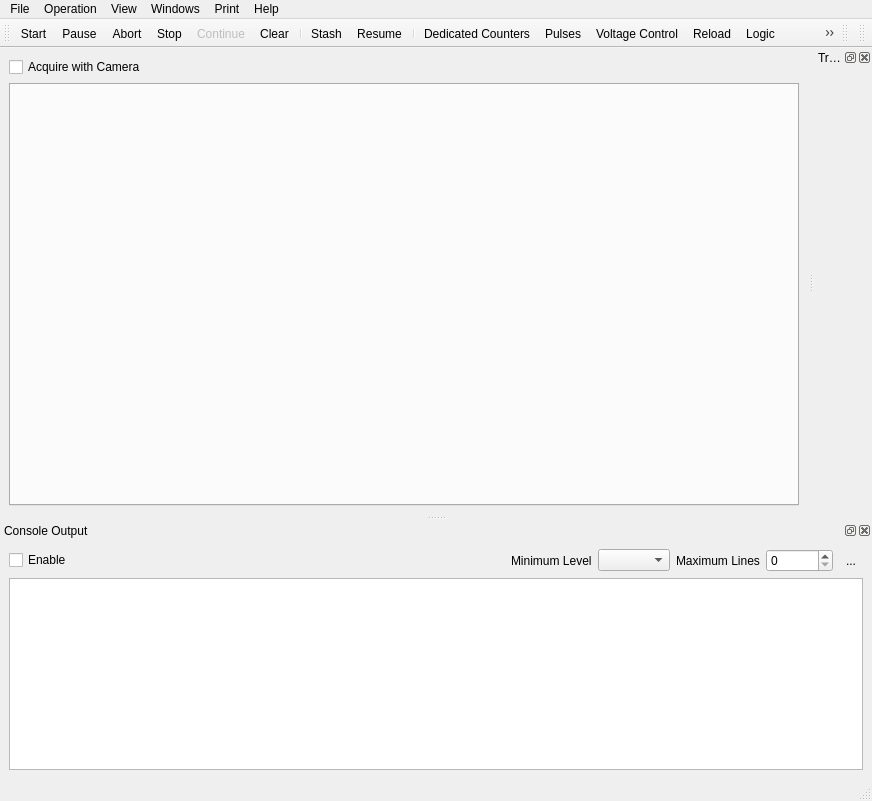
<?xml version="1.0" encoding="UTF-8"?>
<ui version="4.0">
 <class>MainWindow</class>
 <widget class="QMainWindow" name="MainWindow">
  <property name="geometry">
   <rect>
    <x>0</x>
    <y>0</y>
    <width>872</width>
    <height>801</height>
   </rect>
  </property>
  <property name="windowTitle">
   <string>Experimental Control</string>
  </property>
  <property name="windowIcon">
   <iconset resource="Experiment.qrc">
    <normaloff>:/other/icons/ions.jpg</normaloff>:/other/icons/ions.jpg</iconset>
  </property>
  <property name="tabShape">
   <enum>QTabWidget::Rounded</enum>
  </property>
  <property name="dockNestingEnabled">
   <bool>true</bool>
  </property>
  <widget class="QWidget" name="centralwidget">
   <layout class="QGridLayout" name="gridLayout">
    <item row="1" column="0">
     <widget class="QTabWidget" name="tabWidget">
      <property name="currentIndex">
       <number>-1</number>
      </property>
     </widget>
    </item>
    <item row="0" column="0">
     <widget class="QCheckBox" name="checkBoxUseCamera">
      <property name="text">
       <string>Acquire with Camera</string>
      </property>
     </widget>
    </item>
   </layout>
  </widget>
  <widget class="QStatusBar" name="statusbar"/>
  <widget class="QToolBar" name="toolBar">
   <property name="windowTitle">
    <string>toolBar</string>
   </property>
   <property name="floatable">
    <bool>true</bool>
   </property>
   <attribute name="toolBarArea">
    <enum>TopToolBarArea</enum>
   </attribute>
   <attribute name="toolBarBreak">
    <bool>false</bool>
   </attribute>
   <addaction name="actionStart"/>
   <addaction name="actionPause"/>
   <addaction name="actionAbort"/>
   <addaction name="actionStop"/>
   <addaction name="actionContinue"/>
   <addaction name="actionClear"/>
   <addaction name="separator"/>
   <addaction name="actionStash"/>
   <addaction name="actionResume"/>
   <addaction name="separator"/>
   <addaction name="actionDedicatedCounters"/>
   <addaction name="actionPulses"/>
   <addaction name="actionVoltageControl"/>
   <addaction name="actionReload"/>
   <addaction name="actionLogic"/>
   <addaction name="actionMeasurementLog"/>
   <addaction name="actionScripting"/>
   <addaction name="actionUserFunctions"/>
   <addaction name="actionCamera"/>
  </widget>
  <widget class="QMenuBar" name="menuBar">
   <property name="geometry">
    <rect>
     <x>0</x>
     <y>0</y>
     <width>872</width>
     <height>21</height>
    </rect>
   </property>
   <widget class="QMenu" name="menuFile">
    <property name="title">
     <string>File</string>
    </property>
    <addaction name="actionClear"/>
    <addaction name="actionProject"/>
    <addaction name="actionSave_GUI"/>
    <addaction name="actionSave_GUI_Yaml"/>
    <addaction name="separator"/>
    <addaction name="actionExit"/>
    <addaction name="actionForceDock"/>
   </widget>
   <widget class="QMenu" name="menuOperation">
    <property name="title">
     <string>Operation</string>
    </property>
    <addaction name="actionStart"/>
    <addaction name="actionStop"/>
    <addaction name="actionPause"/>
    <addaction name="separator"/>
    <addaction name="actionStash"/>
    <addaction name="actionResume"/>
    <addaction name="separator"/>
    <addaction name="actionProfiling"/>
   </widget>
   <widget class="QMenu" name="menuView">
    <property name="title">
     <string>View</string>
    </property>
   </widget>
   <widget class="QMenu" name="menuPrint">
    <property name="title">
     <string>Print</string>
    </property>
   </widget>
   <widget class="QMenu" name="menuWindows">
    <property name="title">
     <string>Windows</string>
    </property>
    <addaction name="actionLogic"/>
    <addaction name="actionVoltageControl"/>
    <addaction name="actionDedicatedCounters"/>
    <addaction name="actionPulses"/>
    <addaction name="actionMeasurementLog"/>
    <addaction name="actionScripting"/>
   </widget>
   <widget class="QMenu" name="menuHelp">
    <property name="title">
     <string>Help</string>
    </property>
    <addaction name="actionDocumentation"/>
   </widget>
   <addaction name="menuFile"/>
   <addaction name="menuOperation"/>
   <addaction name="menuView"/>
   <addaction name="menuWindows"/>
   <addaction name="menuPrint"/>
   <addaction name="menuHelp"/>
  </widget>
  <widget class="QDockWidget" name="dockWidgetConsole">
   <property name="windowTitle">
    <string>Console Output</string>
   </property>
   <attribute name="dockWidgetArea">
    <number>8</number>
   </attribute>
   <widget class="QWidget" name="dockWidgetContents">
    <layout class="QVBoxLayout" name="verticalLayout">
     <item>
      <layout class="QHBoxLayout" name="horizontalLayout">
       <item>
        <widget class="QCheckBox" name="checkBoxEnableConsole">
         <property name="text">
          <string>Enable</string>
         </property>
        </widget>
       </item>
       <item>
        <spacer name="horizontalSpacer">
         <property name="orientation">
          <enum>Qt::Horizontal</enum>
         </property>
         <property name="sizeHint" stdset="0">
          <size>
           <width>40</width>
           <height>20</height>
          </size>
         </property>
        </spacer>
       </item>
       <item>
        <widget class="QLabel" name="label">
         <property name="text">
          <string>Minimum Level</string>
         </property>
        </widget>
       </item>
       <item>
        <widget class="QComboBox" name="levelComboBox"/>
       </item>
       <item>
        <widget class="QLabel" name="label_2">
         <property name="text">
          <string>Maximum Lines</string>
         </property>
        </widget>
       </item>
       <item>
        <widget class="QSpinBox" name="linesSpinBox">
         <property name="maximum">
          <number>1000000</number>
         </property>
        </widget>
       </item>
       <item>
        <widget class="QToolButton" name="consoleClearButton">
         <property name="text">
          <string>...</string>
         </property>
         <property name="icon">
          <iconset resource="Experiment.qrc">
           <normaloff>:/kde/icons/edit-clear.png</normaloff>:/kde/icons/edit-clear.png</iconset>
         </property>
         <property name="autoRaise">
          <bool>true</bool>
         </property>
        </widget>
       </item>
      </layout>
     </item>
     <item>
      <widget class="QTextEdit" name="textEditConsole">
       <property name="readOnly">
        <bool>true</bool>
       </property>
      </widget>
     </item>
    </layout>
   </widget>
  </widget>
  <widget class="QDockWidget" name="triggerDockWidget">
   <property name="windowTitle">
    <string>Triggers</string>
   </property>
   <attribute name="dockWidgetArea">
    <number>2</number>
   </attribute>
   <widget class="QWidget" name="dockWidgetContents_3"/>
  </widget>
  <widget class="QToolBar" name="experimentToolBar">
   <property name="windowTitle">
    <string>Experiment Tool Bar</string>
   </property>
   <attribute name="toolBarArea">
    <enum>TopToolBarArea</enum>
   </attribute>
   <attribute name="toolBarBreak">
    <bool>false</bool>
   </attribute>
  </widget>
  <widget class="QToolBar" name="exceptionToolBar">
   <property name="windowTitle">
    <string>Exception ToolBar</string>
   </property>
   <attribute name="toolBarArea">
    <enum>TopToolBarArea</enum>
   </attribute>
   <attribute name="toolBarBreak">
    <bool>false</bool>
   </attribute>
  </widget>
  <action name="actionClear">
   <property name="icon">
    <iconset resource="Experiment.qrc">
     <normaloff>:/kde/icons/edit-clear.png</normaloff>:/kde/icons/edit-clear.png</iconset>
   </property>
   <property name="text">
    <string>Clear</string>
   </property>
   <property name="visible">
    <bool>false</bool>
   </property>
  </action>
  <action name="actionExit">
   <property name="icon">
    <iconset resource="Experiment.qrc">
     <normaloff>:/kde/icons/exit.png</normaloff>:/kde/icons/exit.png</iconset>
   </property>
   <property name="text">
    <string>Exit</string>
   </property>
   <property name="toolTip">
    <string> Exit Program</string>
   </property>
   <property name="shortcut">
    <string>Ctrl+Q</string>
   </property>
  </action>
  <action name="actionForceDock">
   <property name="text">
    <string>DockWindow</string>
   </property>
   <property name="shortcut">
    <string>Ctrl+D</string>
   </property>
  </action>
  <action name="actionSaveGUI">
   <property name="icon">
    <iconset resource="Experiment.qrc">
     <normaloff>:/kde/icons/filesave.png</normaloff>:/kde/icons/filesave.png</iconset>
   </property>
   <property name="text">
    <string>Save</string>
   </property>
   <property name="toolTip">
    <string>Save Configuration</string>
   </property>
   <property name="shortcut">
    <string>Ctrl+S</string>
   </property>
  </action>
  <action name="actionStart">
   <property name="icon">
    <iconset resource="Experiment.qrc">
     <normaloff>:/openicon/icons/media-playback-start-7.png</normaloff>:/openicon/icons/media-playback-start-7.png</iconset>
   </property>
   <property name="text">
    <string>Start</string>
   </property>
   <property name="toolTip">
    <string> Start Experiment</string>
   </property>
  </action>
  <action name="actionPause">
   <property name="checkable">
    <bool>false</bool>
   </property>
   <property name="icon">
    <iconset resource="Experiment.qrc">
     <normaloff>:/openicon/icons/media-playback-pause-7.png</normaloff>
     <normalon>:/kde/icons/edit-clear.png</normalon>:/openicon/icons/media-playback-pause-7.png</iconset>
   </property>
   <property name="text">
    <string>Pause</string>
   </property>
   <property name="toolTip">
    <string>Pause Experiment</string>
   </property>
  </action>
  <action name="actionStop">
   <property name="icon">
    <iconset resource="Experiment.qrc">
     <normaloff>:/openicon/icons/media-playback-stop-7.png</normaloff>:/openicon/icons/media-playback-stop-7.png</iconset>
   </property>
   <property name="text">
    <string>Stop</string>
   </property>
   <property name="toolTip">
    <string>Stop Experiment</string>
   </property>
  </action>
  <action name="actionContinue">
   <property name="enabled">
    <bool>false</bool>
   </property>
   <property name="icon">
    <iconset resource="Experiment.qrc">
     <normaloff>:/kde/icons/continue.png</normaloff>:/kde/icons/continue.png</iconset>
   </property>
   <property name="text">
    <string>Continue</string>
   </property>
   <property name="toolTip">
    <string>Continue</string>
   </property>
   <property name="visible">
    <bool>false</bool>
   </property>
  </action>
  <action name="actionPulses">
   <property name="icon">
    <iconset resource="Experiment.qrc">
     <normaloff>:/petersIcons/icons/pulser1.png</normaloff>:/petersIcons/icons/pulser1.png</iconset>
   </property>
   <property name="text">
    <string>Pulses</string>
   </property>
   <property name="toolTip">
    <string>Pulse Program Configuration</string>
   </property>
  </action>
  <action name="actionReload">
   <property name="icon">
    <iconset resource="Experiment.qrc">
     <normaloff>:/kde/icons/reload.png</normaloff>:/kde/icons/reload.png</iconset>
   </property>
   <property name="text">
    <string>Reload</string>
   </property>
   <property name="toolTip">
    <string>Reload Pulse Definition</string>
   </property>
   <property name="visible">
    <bool>false</bool>
   </property>
  </action>
  <action name="actionDedicatedCounters">
   <property name="icon">
    <iconset resource="Experiment.qrc">
     <normaloff>:/openicon/icons/gnome-power-statistics.png</normaloff>:/openicon/icons/gnome-power-statistics.png</iconset>
   </property>
   <property name="text">
    <string>Dedicated Counters</string>
   </property>
   <property name="toolTip">
    <string>Dedicated Counters</string>
   </property>
  </action>
  <action name="actionVoltageControl">
   <property name="icon">
    <iconset resource="Experiment.qrc">
     <normaloff>:/openicon/icons/pictogram-din-w008-electricisty.png</normaloff>:/openicon/icons/pictogram-din-w008-electricisty.png</iconset>
   </property>
   <property name="text">
    <string>Voltage Control</string>
   </property>
   <property name="toolTip">
    <string>Voltage Control</string>
   </property>
  </action>
  <action name="actionProject">
   <property name="text">
    <string>Project Information</string>
   </property>
   <property name="toolTip">
    <string>Select Project for next program start</string>
   </property>
  </action>
  <action name="actionLogic">
   <property name="icon">
    <iconset resource="Experiment.qrc">
     <normaloff>:/petersIcons/icons/ChipScope.png</normaloff>:/petersIcons/icons/ChipScope.png</iconset>
   </property>
   <property name="text">
    <string>Logic</string>
   </property>
  </action>
  <action name="actionAbort">
   <property name="icon">
    <iconset resource="Experiment.qrc">
     <normaloff>:/openicon/icons/edit-delete-6.png</normaloff>:/openicon/icons/edit-delete-6.png</iconset>
   </property>
   <property name="text">
    <string>Abort</string>
   </property>
   <property name="toolTip">
    <string>Abort scan, do NOT save data</string>
   </property>
  </action>
  <action name="actionMeasurementLog">
   <property name="icon">
    <iconset resource="Experiment.qrc">
     <normaloff>:/petersIcons/icons/Owwnotebook_icon.png</normaloff>:/petersIcons/icons/Owwnotebook_icon.png</iconset>
   </property>
   <property name="text">
    <string>Measurement Log</string>
   </property>
   <property name="toolTip">
    <string>Measurement Log</string>
   </property>
  </action>
  <action name="actionExport_to_XML">
   <property name="icon">
    <iconset resource="Experiment.qrc">
     <normaloff>:/kde/icons/ExportToXMLFile-48.png</normaloff>:/kde/icons/ExportToXMLFile-48.png</iconset>
   </property>
   <property name="text">
    <string>Export to XML</string>
   </property>
   <property name="toolTip">
    <string>Export settings to XML (subset)</string>
   </property>
  </action>
  <action name="actionImport_from_XML_add">
   <property name="icon">
    <iconset resource="Experiment.qrc">
     <normaloff>:/kde/icons/ImportXMLFile-48.png</normaloff>:/kde/icons/ImportXMLFile-48.png</iconset>
   </property>
   <property name="text">
    <string>Import from XML (Add)</string>
   </property>
   <property name="toolTip">
    <string>Import XML</string>
   </property>
  </action>
  <action name="actionImport_from_XML_replace">
   <property name="icon">
    <iconset resource="Experiment.qrc">
     <normaloff>:/kde/icons/ImportXMLFile-48.png</normaloff>:/kde/icons/ImportXMLFile-48.png</iconset>
   </property>
   <property name="text">
    <string>Import from XML (Replace)</string>
   </property>
   <property name="toolTip">
    <string>Import XML</string>
   </property>
  </action>
  <action name="actionImport_from_XML_update">
   <property name="icon">
    <iconset resource="Experiment.qrc">
     <normaloff>:/kde/icons/ImportXMLFile-48.png</normaloff>:/kde/icons/ImportXMLFile-48.png</iconset>
   </property>
   <property name="text">
    <string>Import from XML (Update)</string>
   </property>
   <property name="toolTip">
    <string>Import XML</string>
   </property>
  </action>
  <action name="actionScripting">
   <property name="icon">
    <iconset resource="Experiment.qrc">
     <normaloff>:/other/icons/Terminal-icon.png</normaloff>:/other/icons/Terminal-icon.png</iconset>
   </property>
   <property name="text">
    <string>Scripting</string>
   </property>
   <property name="toolTip">
    <string>Scripting</string>
   </property>
  </action>
  <action name="actionDocumentation">
   <property name="text">
    <string>Documentation</string>
   </property>
   <property name="shortcut">
    <string>F1</string>
   </property>
  </action>
  <action name="actionSave_GUI_Configuration">
   <property name="text">
    <string>GUI Configuration</string>
   </property>
  </action>
  <action name="actionSave_Scan_Settings">
   <property name="text">
    <string>Scan Settings</string>
   </property>
  </action>
  <action name="actionSave_Evaluation_Settings">
   <property name="text">
    <string>Evaluation Settings</string>
   </property>
  </action>
  <action name="actionSave_Global_Variables">
   <property name="text">
    <string>Global Variables</string>
   </property>
  </action>
  <action name="actionSave_Analysis_Settings">
   <property name="text">
    <string>Analysis Settings</string>
   </property>
  </action>
  <action name="actionSave_Pulse_Program_Settings">
   <property name="text">
    <string>Pulse Program Settings</string>
   </property>
  </action>
  <action name="actionSave_All_Settings">
   <property name="text">
    <string>All Settings</string>
   </property>
  </action>
  <action name="actionSave_GUI">
   <property name="text">
    <string>Save GUI Configuration (SQLite)</string>
   </property>
  </action>
  <action name="actionReplace_All_Settings">
   <property name="text">
    <string>Replace</string>
   </property>
  </action>
  <action name="actionUpdate_All_Settings">
   <property name="text">
    <string>Update</string>
   </property>
  </action>
  <action name="actionReplace_Scan_Settings">
   <property name="text">
    <string>Replace</string>
   </property>
  </action>
  <action name="actionUpdate_Scan_Settings">
   <property name="text">
    <string>Update</string>
   </property>
  </action>
  <action name="actionReplace_Evaluation_Settings">
   <property name="text">
    <string>Replace</string>
   </property>
  </action>
  <action name="actionUpdate_Evaluation_Settings">
   <property name="text">
    <string>Update</string>
   </property>
  </action>
  <action name="actionReplace_Analysis_Settings">
   <property name="text">
    <string>Replace</string>
   </property>
  </action>
  <action name="actionUpdate_Analysis_Settings">
   <property name="text">
    <string>Update</string>
   </property>
  </action>
  <action name="actionAdd_All_Settings">
   <property name="text">
    <string>Add</string>
   </property>
  </action>
  <action name="actionAdd_Scan_Settings">
   <property name="text">
    <string>Add</string>
   </property>
  </action>
  <action name="actionAdd_Evaluation_Settings">
   <property name="text">
    <string>Add</string>
   </property>
  </action>
  <action name="actionAdd_Analysis_Settings">
   <property name="text">
    <string>Add</string>
   </property>
  </action>
  <action name="actionReplace_Pulse_Program_Settings">
   <property name="text">
    <string>Replace</string>
   </property>
  </action>
  <action name="actionUpdate_Pulse_Program_Settings">
   <property name="text">
    <string>Update</string>
   </property>
  </action>
  <action name="actionAdd_Pulse_Program_Settings">
   <property name="text">
    <string>Add</string>
   </property>
  </action>
  <action name="actionReplace_Global_Variables">
   <property name="text">
    <string>Replace</string>
   </property>
  </action>
  <action name="actionUpdate_Global_Variables">
   <property name="text">
    <string>Update</string>
   </property>
  </action>
  <action name="actionAdd_Global_Variables">
   <property name="text">
    <string>Add</string>
   </property>
  </action>
  <action name="actionSave_Settings">
   <property name="text">
    <string>Save Settings</string>
   </property>
  </action>
  <action name="actionStash">
   <property name="icon">
    <iconset resource="Experiment.qrc">
     <normaloff>:/openicon/icons/media-playback-pause-3.png</normaloff>:/openicon/icons/media-playback-pause-3.png</iconset>
   </property>
   <property name="text">
    <string>Stash</string>
   </property>
   <property name="toolTip">
    <string>Stash the currently running scan</string>
   </property>
  </action>
  <action name="actionResume">
   <property name="icon">
    <iconset resource="Experiment.qrc">
     <normaloff>:/openicon/icons/media-playback-start-3.png</normaloff>:/openicon/icons/media-playback-start-3.png</iconset>
   </property>
   <property name="text">
    <string>Resume</string>
   </property>
   <property name="toolTip">
    <string>Resume stashed scan</string>
   </property>
  </action>
  <action name="actionSave_GUI_Yaml">
   <property name="text">
    <string>Save GUI Configuration (Yaml)</string>
   </property>
   <property name="toolTip">
    <string>Save GUI Configuration (Yaml)</string>
   </property>
  </action>
  <action name="actionUserFunctions">
   <property name="checkable">
    <bool>false</bool>
   </property>
   <property name="icon">
    <iconset resource="Experiment.qrc">
     <normaloff>:/other/icons/FuncIcon2.png</normaloff>:/other/icons/FuncIcon2.png</iconset>
   </property>
   <property name="text">
    <string>User Functions Editor</string>
   </property>
   <property name="iconText">
    <string>User Functions Editor</string>
   </property>
   <property name="toolTip">
    <string>Open User Functions Editor</string>
   </property>
   <property name="visible">
    <bool>true</bool>
   </property>
   <property name="iconVisibleInMenu">
    <bool>true</bool>
   </property>
  </action>
  <action name="actionProfiling">
   <property name="checkable">
    <bool>true</bool>
   </property>
   <property name="icon">
    <iconset resource="Experiment.qrc">
     <normaloff>:/kde/icons/profiling-off.png</normaloff>
     <activeon>:/kde/icons/profiling-on.png</activeon>:/kde/icons/profiling-off.png</iconset>
   </property>
   <property name="text">
    <string>Profiling</string>
   </property>
  </action>
  <action name="actionCamera">
   <property name="icon">
    <iconset resource="Experiment.qrc">
     <normaloff>:/camera/icons/video_icon.png</normaloff>:/camera/icons/video_icon.png</iconset>
   </property>
   <property name="text">
    <string>Camera</string>
   </property>
  </action>
 </widget>
 <resources>
  <include location="Experiment.qrc"/>
 </resources>
 <connections/>
</ui>
